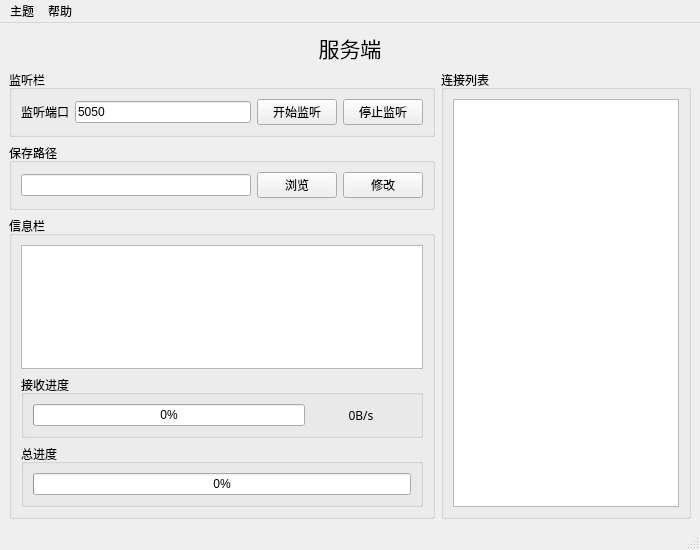
<?xml version="1.0" encoding="UTF-8"?>
<ui version="4.0">
 <class>MainWindow</class>
 <widget class="QMainWindow" name="MainWindow">
  <property name="geometry">
   <rect>
    <x>0</x>
    <y>0</y>
    <width>700</width>
    <height>550</height>
   </rect>
  </property>
  <property name="windowTitle">
   <string>MainWindow</string>
  </property>
  <widget class="QWidget" name="centralwidget">
   <layout class="QVBoxLayout" name="verticalLayout_5">
    <item>
     <widget class="QLabel" name="label">
      <property name="font">
       <font>
        <family>微软雅黑</family>
        <pointsize>16</pointsize>
       </font>
      </property>
      <property name="text">
       <string>服务端</string>
      </property>
      <property name="alignment">
       <set>Qt::AlignCenter</set>
      </property>
     </widget>
    </item>
    <item>
     <layout class="QHBoxLayout" name="horizontalLayout_3">
      <item>
       <layout class="QVBoxLayout" name="verticalLayout_2">
        <item>
         <widget class="QGroupBox" name="groupBox_3">
          <property name="title">
           <string>监听栏</string>
          </property>
          <layout class="QHBoxLayout" name="horizontalLayout">
           <item>
            <widget class="QLabel" name="label_2">
             <property name="sizePolicy">
              <sizepolicy hsizetype="Preferred" vsizetype="Preferred">
               <horstretch>0</horstretch>
               <verstretch>0</verstretch>
              </sizepolicy>
             </property>
             <property name="font">
              <font>
               <family>SimSun-ExtB</family>
              </font>
             </property>
             <property name="text">
              <string>监听端口</string>
             </property>
            </widget>
           </item>
           <item>
            <widget class="QLineEdit" name="lineEditPort">
             <property name="text">
              <string>5050</string>
             </property>
            </widget>
           </item>
           <item>
            <widget class="QPushButton" name="btnListen">
             <property name="font">
              <font>
               <family>微软雅黑</family>
              </font>
             </property>
             <property name="styleSheet">
              <string notr="true"/>
             </property>
             <property name="text">
              <string>开始监听</string>
             </property>
            </widget>
           </item>
           <item>
            <widget class="QPushButton" name="btnStop">
             <property name="font">
              <font>
               <family>微软雅黑</family>
              </font>
             </property>
             <property name="text">
              <string>停止监听</string>
             </property>
            </widget>
           </item>
          </layout>
         </widget>
        </item>
        <item>
         <widget class="QGroupBox" name="groupBox_5">
          <property name="title">
           <string>保存路径</string>
          </property>
          <layout class="QHBoxLayout" name="horizontalLayout_4">
           <item>
            <widget class="QLineEdit" name="lineEditPath">
             <property name="readOnly">
              <bool>true</bool>
             </property>
            </widget>
           </item>
           <item>
            <widget class="QPushButton" name="btnView">
             <property name="text">
              <string>浏览</string>
             </property>
            </widget>
           </item>
           <item>
            <widget class="QPushButton" name="btnMod">
             <property name="text">
              <string>修改</string>
             </property>
            </widget>
           </item>
          </layout>
         </widget>
        </item>
        <item>
         <widget class="QGroupBox" name="groupBox_2">
          <property name="title">
           <string>信息栏</string>
          </property>
          <layout class="QVBoxLayout" name="verticalLayout_3">
           <item>
            <widget class="QTextBrowser" name="textBrowser">
             <property name="contextMenuPolicy">
              <enum>Qt::CustomContextMenu</enum>
             </property>
             <property name="styleSheet">
              <string notr="true"/>
             </property>
            </widget>
           </item>
           <item>
            <widget class="QGroupBox" name="groupBox_4">
             <property name="title">
              <string>接收进度</string>
             </property>
             <layout class="QHBoxLayout" name="horizontalLayout_2">
              <item>
               <widget class="QProgressBar" name="progressBarRecv">
                <property name="value">
                 <number>0</number>
                </property>
                <property name="orientation">
                 <enum>Qt::Horizontal</enum>
                </property>
                <property name="textDirection">
                 <enum>QProgressBar::TopToBottom</enum>
                </property>
               </widget>
              </item>
              <item>
               <widget class="QLabel" name="speedLabel">
                <property name="minimumSize">
                 <size>
                  <width>100</width>
                  <height>0</height>
                 </size>
                </property>
                <property name="maximumSize">
                 <size>
                  <width>100</width>
                  <height>16777215</height>
                 </size>
                </property>
                <property name="font">
                 <font>
                  <family>微软雅黑</family>
                  <pointsize>9</pointsize>
                 </font>
                </property>
                <property name="text">
                 <string>0B/s</string>
                </property>
                <property name="alignment">
                 <set>Qt::AlignCenter</set>
                </property>
               </widget>
              </item>
             </layout>
            </widget>
           </item>
           <item>
            <widget class="QGroupBox" name="groupBox_6">
             <property name="title">
              <string>总进度</string>
             </property>
             <layout class="QVBoxLayout" name="verticalLayout_4">
              <item>
               <widget class="QProgressBar" name="progressBarTotal">
                <property name="value">
                 <number>0</number>
                </property>
               </widget>
              </item>
             </layout>
            </widget>
           </item>
          </layout>
         </widget>
        </item>
       </layout>
      </item>
      <item>
       <widget class="QGroupBox" name="groupBox">
        <property name="minimumSize">
         <size>
          <width>250</width>
          <height>0</height>
         </size>
        </property>
        <property name="maximumSize">
         <size>
          <width>250</width>
          <height>16777215</height>
         </size>
        </property>
        <property name="title">
         <string>连接列表</string>
        </property>
        <layout class="QVBoxLayout" name="verticalLayout">
         <item>
          <widget class="QListWidget" name="listWidget">
           <property name="focusPolicy">
            <enum>Qt::StrongFocus</enum>
           </property>
           <property name="contextMenuPolicy">
            <enum>Qt::CustomContextMenu</enum>
           </property>
           <property name="selectionMode">
            <enum>QAbstractItemView::ExtendedSelection</enum>
           </property>
           <property name="viewMode">
            <enum>QListView::ListMode</enum>
           </property>
          </widget>
         </item>
        </layout>
       </widget>
      </item>
     </layout>
    </item>
   </layout>
  </widget>
  <widget class="QStatusBar" name="statusbar"/>
  <widget class="QMenuBar" name="menuBar">
   <property name="geometry">
    <rect>
     <x>0</x>
     <y>0</y>
     <width>700</width>
     <height>26</height>
    </rect>
   </property>
   <widget class="QMenu" name="theme">
    <property name="title">
     <string>主题</string>
    </property>
    <addaction name="actionDark"/>
    <addaction name="actionBlue"/>
    <addaction name="actionUbuntu"/>
    <addaction name="actionLight"/>
   </widget>
   <widget class="QMenu" name="menu">
    <property name="title">
     <string>帮助</string>
    </property>
    <addaction name="actionhelp"/>
    <addaction name="actionipTabel"/>
   </widget>
   <addaction name="theme"/>
   <addaction name="menu"/>
  </widget>
  <action name="actionDark">
   <property name="text">
    <string>Dark</string>
   </property>
  </action>
  <action name="actionBlue">
   <property name="text">
    <string>Blue</string>
   </property>
  </action>
  <action name="actionUbuntu">
   <property name="text">
    <string>Ubuntu</string>
   </property>
  </action>
  <action name="actionLight">
   <property name="text">
    <string>Light</string>
   </property>
  </action>
  <action name="actionipTabel">
   <property name="text">
    <string>本机地址列表</string>
   </property>
  </action>
  <action name="actionhelp">
   <property name="text">
    <string>使用说明</string>
   </property>
  </action>
 </widget>
 <resources/>
 <connections/>
</ui>
